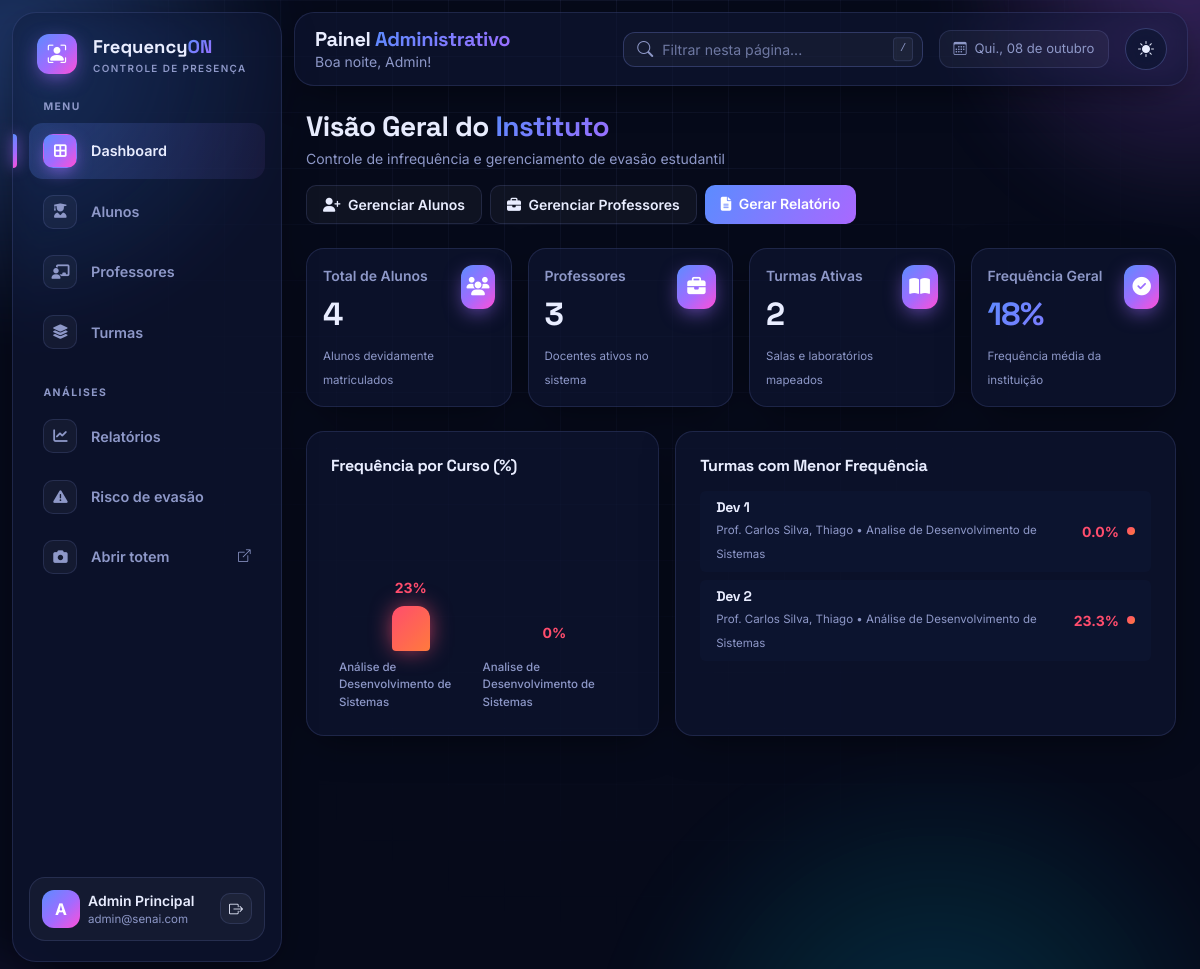
Page /admin/dashboard (signed in) on the earlier database version.
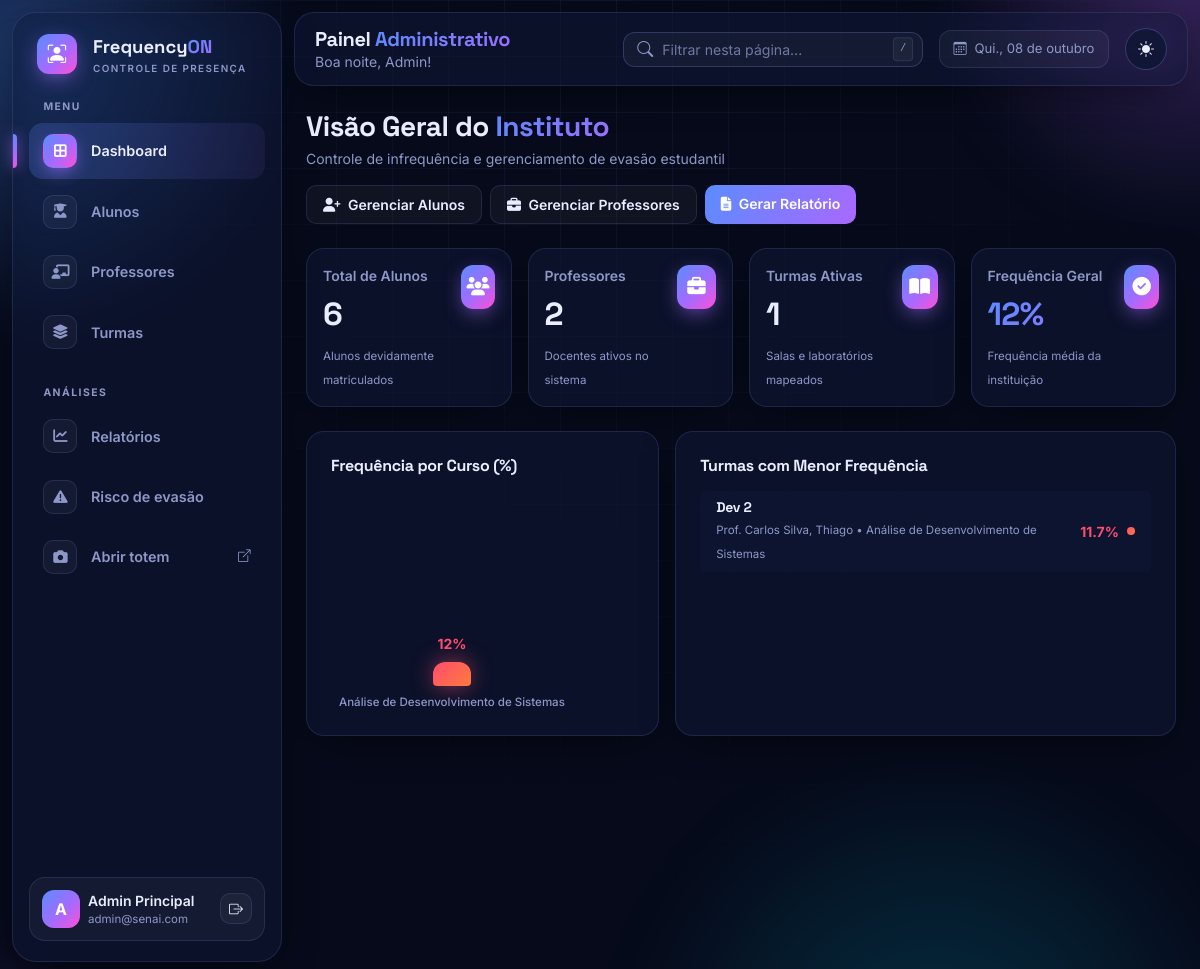
Same page on the later database version.
### database.py (models this page shows, shortened)
class Turma(db.Model):
    __tablename__ = "turmas"
    id = db.Column(db.Integer, primary_key=True)
    nome = db.Column(db.String(120), nullable=False)
    curso = db.Column(db.String(120), nullable=False)
    alunos = db.relationship("Aluno", back_populates="turma")
    vinculos = db.relationship("ProfessorTurma", back_populates="turma",
                               cascade="all, delete-orphan")
    @property
    def professores(self):
        return sorted((v.professor for v in self.vinculos), key=lambda p: p.nome)
    @property
    def nomes_professores(self):
        return ", ".join(p.nome for p in self.professores) or "Sem professor"
    @property
    def dias_aula(self):
        return tuple(sorted({d for v in self.vinculos for d in v.dias_semana}))
    @property
    def frequencia_media(self):
        v = [a.frequencia for a in self.alunos]
        return round(sum(v) / len(v), 1) if v else 0

class UsuarioMixin:
    def set_senha(self, senha):
        self.senha_hash = generate_password_hash(senha)
    def check_senha(self, senha):
        return check_password_hash(self.senha_hash, senha)

class Professor(UsuarioMixin, db.Model):
    __tablename__ = "professores"
    id = db.Column(db.Integer, primary_key=True)
    nome = db.Column(db.String(120), nullable=False)
    email = db.Column(db.String(120), unique=True, nullable=False)
    senha_hash = db.Column(db.String(255), nullable=False)
    departamento = db.Column(db.String(120))
    foto = db.Column(db.String(255))
    vinculos = db.relationship("ProfessorTurma", back_populates="professor",
                               cascade="all, delete-orphan")

class ProfessorTurma(db.Model):
    __tablename__ = "professor_turma"
    professor_id = db.Column(db.Integer, db.ForeignKey("professores.id"), primary_key=True)
    turma_id = db.Column(db.Integer, db.ForeignKey("turmas.id"), primary_key=True)
    dias = db.Column(db.String(20), nullable=False, default="")   # ex: "1,3" = terça e quinta
    professor = db.relationship("Professor", back_populates="vinculos")
    turma = db.relationship("Turma", back_populates="vinculos")
    @property
    def dias_semana(self):
        return tuple(int(d) for d in self.dias.split(",") if d.strip().isdigit())

class Aluno(UsuarioMixin, db.Model):
    __tablename__ = "alunos"
    id = db.Column(db.Integer, primary_key=True)
    nome = db.Column(db.String(120), nullable=False)
    email = db.Column(db.String(120))
    matricula = db.Column(db.String(30), unique=True, nullable=False, index=True)
    numero_chamada = db.Column(db.Integer)
    senha_hash = db.Column(db.String(255), nullable=False)
    foto = db.Column(db.String(255))            # URL da foto (ex: /static/uploads/...)
    face_encoding = db.Column(db.LargeBinary)   # 128 floats (float64) do rosto
    turma_id = db.Column(db.Integer, db.ForeignKey("turmas.id"))
    turma = db.relationship("Turma", back_populates="alunos")
    presencas = db.relationship("Presenca", cascade="all, delete-orphan", backref="aluno")
    justificativas = db.relationship("Justificativa", cascade="all, delete-orphan", backref="aluno",
                                     order_by="Justificativa.data.desc()")
    @property
    def frequencia(self):
        if not self.turma_id:
            return 0
        dias_aula = self.turma.dias_aula
        if not dias_aula:
            return 0
        dias = (db.session.query(func.count(func.distinct(Presenca.data)))
                .join(Aluno, Presenca.aluno_id == Aluno.id)
                .filter(Aluno.turma_id == self.turma_id,
                        filtro_dias_aula(Presenca.data, dias_aula))
                .scalar())
        if not dias:
            return 0
        ok = (db.session.query(func.count(Presenca.id))
              .filter(
                  Presenca.aluno_id == self.id,
                  Presenca.status.in_(("presente", "atraso")),
                  filtro_dias_aula(Presenca.data, dias_aula)
              )
              .scalar())
        return min(100, round(ok * 100 / (dias * AULAS_POR_DIA)))

### app.py (the view)
@admin.route("/")
@admin.route("/dashboard")
@requer("admin")
def dashboard():
    turmas, alunos = Turma.query.all(), Aluno.query.all()
    por_curso = {}
    for t in turmas:
        por_curso.setdefault(t.curso, []).append(t.frequencia_media)
    freqs = [a.frequencia for a in alunos]
    return render_template(
        "admin/dashboard.html",
        total_alunos=len(alunos), total_professores=Professor.query.count(),
        total_turmas=len(turmas),
        frequencia_geral=round(sum(freqs) / len(freqs)) if freqs else 0,
        frequencia_por_curso=[(c, sum(v) / len(v)) for c, v in por_curso.items()],
        turmas_criticas=sorted(turmas, key=lambda t: t.frequencia_media)[:5],
        alunos_em_risco=sum(1 for x in alunos if x.presencas and x.frequencia < 75))

### app.py (called while the page is built)
def usuario_atual():
    tipo, uid = session.get("tipo"), session.get("uid")
    modelo = {"admin": Admin, "professor": Professor, "aluno": Aluno}.get(tipo)
    return db.session.get(modelo, uid) if modelo and uid else None

def requer(tipo):
    def deco(f):
        @wraps(f)
        def wrapper(*a, **kw):
            if session.get("tipo") != tipo or not usuario_atual():
                return redirect(url_for({"admin": "login_admin", "professor": "login_professor"}
                                        .get(tipo, "login_aluno")))
            return f(*a, **kw)
        return wrapper
    return deco

### database.py (called while the page is built)
def filtro_dias_aula(coluna, dias):
    return func.strftime("%w", coluna).in_([str((d + 1) % 7) for d in dias])

### templates/admin/dashboard.html (shortened to what the changed rows need)
{% extends 'admin/base.html' %}
{% block content %}
<div class="d-flex align-items-center justify-content-between flex-wrap gap-3 mb-4">
    <div>
        <h1 class="h3 fw-bold mb-1">Visão Geral do <span class="fo-gradient-text">Instituto</span></h1>
    </div>
</div>
<div class="row g-3 mb-4">
    <div class="col-md-3">
        <div class="card border-0 shadow-sm rounded-3 h-100">
            <div class="card-body p-3 d-flex justify-content-between align-items-start">
                <div>
                    <span class="text-muted fw-semibold small d-block">Total de Alunos</span>
                    <span class="fs-2 fw-bold text-dark my-1 d-block fo-display" data-countup>{{ total_alunos }}</span>
                    <small class="text-muted texto-mini">Alunos devidamente matriculados</small>
                </div>
            </div>
        </div>
    </div>
    <div class="col-md-3">
        <div class="card border-0 shadow-sm rounded-3 h-100">
            <div class="card-body p-3 d-flex justify-content-between align-items-start">
                <div>
                    <span class="text-muted fw-semibold small d-block">Professores</span>
                    <span class="fs-2 fw-bold text-dark my-1 d-block fo-display" data-countup>{{ total_professores }}</span>
                    <small class="text-muted texto-mini">Docentes ativos no sistema</small>
                </div>
            </div>
        </div>
    </div>
    <div class="col-md-3">
        <div class="card border-0 shadow-sm rounded-3 h-100">
            <div class="card-body p-3 d-flex justify-content-between align-items-start">
                <div>
                    <span class="text-muted fw-semibold small d-block">Turmas Ativas</span>
                    <span class="fs-2 fw-bold text-dark my-1 d-block fo-display" data-countup>{{ total_turmas }}</span>
                    <small class="text-muted texto-mini">Salas e laboratórios mapeados</small>
                </div>
            </div>
        </div>
    </div>
</div>
<div class="row g-3 mb-4">
    <div class="col-md-5">
        <div class="card border-0 shadow-sm rounded-3 h-100">
            <div class="card-body p-4 d-flex flex-column justify-content-between">
                <div class="d-flex align-items-end justify-content-between px-2 pt-4 area-grafico">
                    {% for curso, media in frequencia_por_curso %}
                    <div class="d-flex flex-column align-items-center h-100 justify-content-end gap-2">
                        <span class="small fw-bold {% if media < 75 %}text-danger{% else %}text-primary{% endif %}">{{ media|round|int }}%</span>
                        <div class="{% if media < 75 %}bg-danger{% else %}bg-primary{% endif %} rounded-top fo-bar-grow barra-curso" style="--altura: {{ media|round|int }}%; --atraso: {{ loop.index0 * 120 }}ms"></div>
                        <span class="text-muted fw-medium texto-mini">{{ curso }}</span>
                    </div>
                    {% else %}
                    <p class="text-muted small">Nenhum dado cadastrado.</p>
                    {% endfor %}
                </div>
            </div>
        </div>
    </div>
    <div class="col-md-7">
        <div class="card border-0 shadow-sm rounded-3 h-100">
            <div class="card-body p-4">
                <div class="d-flex flex-column gap-2">
                    {% for turma in turmas_criticas %}
                    <div class="d-flex align-items-center justify-content-between p-2 px-3 rounded-2 {% if turma.frequencia_media < 75 %}bg-light{% endif %}">
                        <div>
                            <h6 class="fw-bold text-dark mb-0 small">{{ turma.nome }}</h6>
                            <small class="text-muted texto-mini">
                                Prof. {{ turma.nomes_professores }} • {{ turma.curso }}
                            </small>
                        </div>
                        <div class="d-flex align-items-center gap-2 fw-bold {% if turma.frequencia_media < 75 %}text-danger{% else %}text-dark{% endif %} small">
                            <span>{{ turma.frequencia_media }}%</span>
                            {% if turma.frequencia_media < 75 %}
                            <span class="bg-danger rounded-circle ponto-8"></span>
                            {% endif %}
                        </div>
                    </div>
                    {% else %}
                    <p class="text-muted small">Nenhuma turma cadastrada.</p>
                    {% endfor %}
                </div>
            </div>
        </div>
    </div>
</div>
{% endblock %}

Differences in the rows shown:
removed Turma: media "0", curso "Analise de Desenvolvimento de Sistemas", nome "Dev 1", nomes_professores "Carlos Silva, Thiago", frequencia_media "0.0"
computed for Turma "Dev 2": media "23" → "12"; {{ media|round|int }} 23 → 12 (drawn); frequencia_media "23.3" → "11.7"
Other differences:
{{ total_alunos }}: "4" → "6"
{{ total_professores }}: "3" → "2"
{{ total_turmas }}: "2" → "1"
